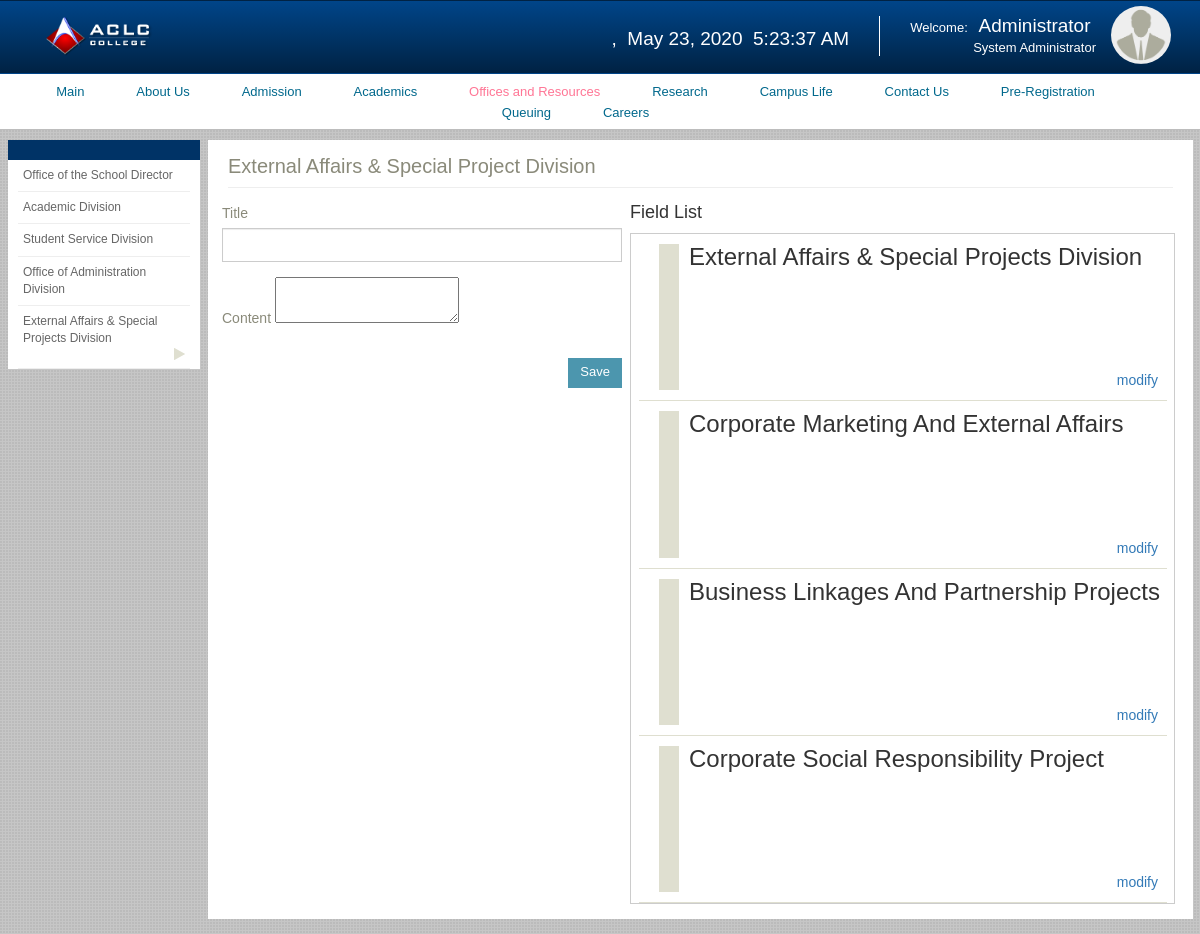
The app's page /index.php/admin/office_and_resources/external_affairs with its own data.
### tables this page shows
CREATE TABLE `easp` (
  `easp_id` int(11) NOT NULL,
  `title` varchar(225) DEFAULT NULL,
  `content` text,
  `date_posted` date DEFAULT NULL,
  `ac_id` int(11) DEFAULT NULL
);

### application/controllers/admin/office_and_resources/external_affairs.php (called while the page is built, shortened)
<?php
class External_Affairs extends MY_Controller {
	public function index()
	{
		$data['info'] = $this->load_list();
		$this->load->view("admin/office_and_resources/header");
		$this->load->view("admin/office_and_resources/external_affairs/body",$data);
	}
	public function load_list(){
		$this->load->model('easp');
		$easp = new Easp;
		$getSD = $easp->get();
		return $getSD;
	}
}

### index.php (called while the page is built, shortened)
<?php
require_once BASEPATH.'core/CodeIgniter.php';

### application/core/MY_Model.php (called while the page is built, shortened)
<?php
	class MY_Model extends CI_Model{
		public function instatiate($qry_result){
			$toret = array();
			foreach ($qry_result as $row) {
				$model = new $class;
				$model->populate($row);
				$toret[$row->{$this::DB_TABLE_PK}] = $model;
			}
			return $toret;
		}
		public function get($limit = 0, $offset = 0){
			$this->db->select('*');
			$this->db->from($this::DB_TABLE);
			$qry = $this->db->get();
			$toret = $this->instatiate($qry->result());
			return $toret;
		}
	}

### application/views/admin/office_and_resources/external_affairs/body.php (the view, shortened to what this page needs)
<div class="container-fluid">
    <div class="row">
      	<div class="col-md-4 pr-0">
        	<div class="admission-leftpane bg-white">
          		<div class="head-blue ptb-10 bg-blue"></div>
      			<ul>
        			<li><a href="<?= base_url()?>index.php/admin/office_and_resources/office_of_the_school_director">Office of the School Director</a></li>
		            <li><a href="<?= base_url()?>index.php/admin/office_and_resources/academic_division">Academic Division</a></li>
		            <li><a href="<?= base_url()?>index.php/admin/office_and_resources/student_service_division">Student Service Division</a></li>
		            <li ><a href="<?= base_url()?>index.php/admin/office_and_resources/office_of_administration_division">Office of Administration Division</a></li>
		            <li class="active"><a href="<?= base_url()?>index.php/admin/office_and_resources/external_affairs">External Affairs &amp; Special Projects Division</a><i class="fa fa-play"></i></li>
      			</ul>
        	</div>
    	</div>
    	<div class="col-md-20">
			<div class="mid-content ptb-15 bg-white oh">
				<h3 class="normal c-gray f-20 mb-15 bb pb-10">External Affairs &amp; Special Project Division</h3>
				<div class="row">
					<div class="col-md-10">
						<?php echo form_open_multipart('admin/office_and_resources/external_affairs/save_text',array('id'=>'form-text-easp' , 'class' => 'form-horizontal', 'data-toggle' => "validator", 'method' => "post")) ?>
							<div class="form-group">
								<label for="title" style="font-weight: normal;" class="c-gray">Title</label>
								<input type="text" name="title" id="title" class="form-control" style="border-radius:0;" required>
							</div>
							<div class="form-group">
								<label for="content" style="font-weight: normal;" class="c-gray">Content</label>
								<textarea name="content" id="cont"></textarea>
							</div>
							<div class="form-group">
								<button type="submit" class="btn btn-primary pull-right" style="padding-top:5px;margin-bottom: 5px;margin-top:10px;" id="btn-save">Save</button>
							</div>
						</form>
					</div>
					<div class="col-md-14">
						<div class="col-md-24">
							<div class="row">
								<h4>Field List</h4>
							</div>
							<div class="row" style="border:1px solid #CCC;">
								<div class="col-md-24">
									<?php foreach($info as $key => $value): ?>
										<div style="border-bottom:1px solid #dfdfd0;padding-bottom:10px;margin-top:10px;">
											<div class="row" style="border-left:20px solid #dfdfd0;margin-left:20px;">
												<div class="col-md-24" style="padding-left:10px;word-wrap:break-word;">
													<h3><?= ucwords($value->title)?></h3>
													<div style="height:90px;" class="ellip">
														<?= $value->content; ?>
													</div>
													<a href="#" class="pull-right edit" style="margin-right:10px;" attr="<?= $value->easp_id ?>">modify</a>
												</div>
											</div>
										</div>
									<?php endforeach;?>
								</div>
							</div>
						</div>
					</div>
				</div>
			</div>
		</div>

### records on screen
easp: title "External Affairs & Special Projects Division"
easp: title "Corporate Marketing And External Affairs"
easp: title "Business Linkages And Partnership Projects"
easp: title "Corporate Social Responsibility Project"
